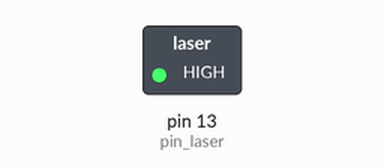
Simulated run of this sketch. Board: Arduino Uno, built with avr-gcc and run on an emulated ATmega328P. Parts: switched loads named in the sketch (green lamp = pin HIGH).

Above: at 2.5 s.
At 15.0 s:
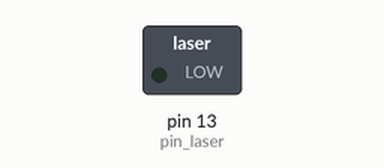
Timing chart, 0 to 32.5 s (numbered marks = the images above):
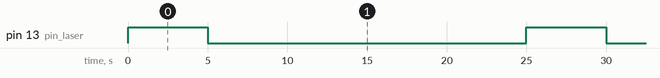

The sketch:

tema24.ino
```cpp
// Fun Tech Academy 2022

int pin_laser = 13;

void setup()
{
   pinMode(pin_laser, OUTPUT);  // Definir pin_laser como salida
}

void loop()
{
   digitalWrite(pin_laser, HIGH);   // poner el pin_laser en HIGH
   delay(5000);                     // esperar 5 segundos
   digitalWrite(pin_laser, LOW);    // poner el pin_laser en LOW
   delay(20000);                    // esperar 20 segundos
}
```

Measured:
- by itself, pin 13 (pin_laser): alternates HIGH for 5.0 s and LOW for 20.0 s
